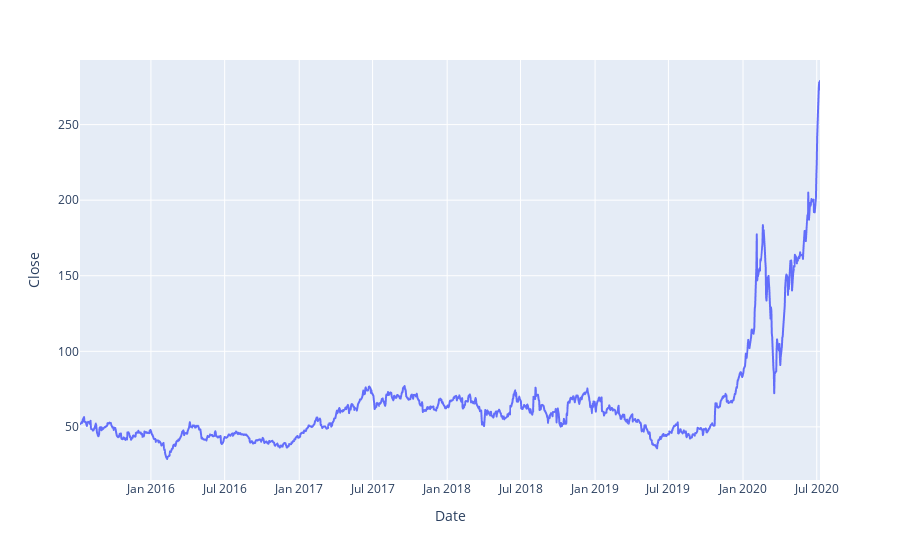

The notebook cell saved with this chart:
### Markdown cell above
## Data visualization - Line plot

### Code cell
import plotly.express as px

fig=px.line(df,x='Date',y="Close")
fig.show()

### Figure 1 — Plotly figure (JSON) as saved in the notebook; plotly's stock layout.template omitted (floating-point values rounded to 4 significant figures; data arrays with more than 128 entries replaced by an {"elided": "..."} marker saying what was removed)
{"data": [{"hoverlabel": {"namelength": 0}, "hovertemplate": "Date=%{x}<br>Close=%{y}", "legendgroup": "", "line": {"color": "#636efa", "dash": "solid"}, "mode": "lines", "name": "", "showlegend": false, "type": "scattergl", "x": {"elided": "1259 str values"}, "xaxis": "x", "y": {"elided": "1259 float values"}, "yaxis": "y"}], "layout": {"legend": {"tracegroupgap": 0}, "margin": {"t": 60}, "xaxis": {"anchor": "y", "domain": [0, 1], "title": {"text": "Date"}}, "yaxis": {"anchor": "x", "domain": [0, 1], "title": {"text": "Close"}}}}
